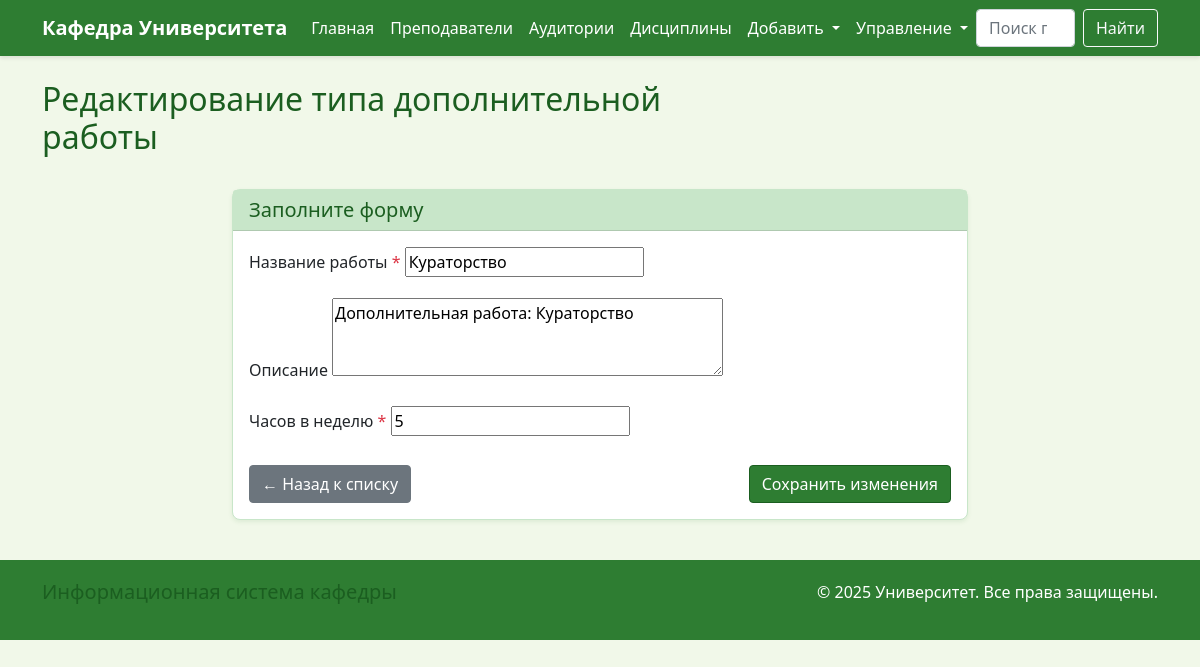
The app's page /additional-work-types/15/edit/ with its own data.
### department/models.py (models this page shows, shortened)
class AdditionalWorkType(models.Model):
    name = models.CharField(max_length=100, verbose_name="Название работы")
    description = models.TextField(verbose_name="Описание", blank=True)
    hours_per_week = models.IntegerField(verbose_name="Часов в неделю", default=2)
    class Meta:
        verbose_name = "Тип дополнительной работы"
        verbose_name_plural = "Типы дополнительных работ"

### department/views.py (the view)
# urls.py: path('additional-work-types/<int:pk>/edit/', views.additional_work_type_update, name='additional_work_type_update'),
def additional_work_type_update(request, pk):
    work_type = get_object_or_404(AdditionalWorkType, pk=pk)
    if request.method == 'POST':
        form = AdditionalWorkTypeForm(request.POST, instance=work_type)
        if form.is_valid():
            form.save()
            messages.success(request, 'Тип дополнительной работы обновлен!')
            return redirect('department:additional_work_type_list')
    else:
        form = AdditionalWorkTypeForm(instance=work_type)
    return render(request, 'department/additional_work_type_form.html', {
        'form': form,
        'title': 'Редактирование типа дополнительной работы',
        'action_url': 'department:additional_work_type_update',
        'pk': pk,
    })

### department/forms.py
class AdditionalWorkTypeForm(forms.ModelForm):
    class Meta:
        model = AdditionalWorkType
        fields = ['name', 'description', 'hours_per_week']
        widgets = {
            'description': forms.Textarea(attrs={'rows': 3}),
        }
        labels = {
            'name': 'Название работы',
            'description': 'Описание',
            'hours_per_week': 'Часов в неделю',
        }

### templates/department/additional_work_type_form.html (shortened to what this page needs)
{% extends 'base.html' %}
{% block content %}
<div class="row mb-4">
    <div class="col-md-8">
        <h2>{{ title }}</h2>
    </div>
</div>
<div class="row">
    <div class="col-md-8 mx-auto">
        <div class="card">
            <div class="card-header">
                <h5 class="mb-0">Заполните форму</h5>
            </div>
            <div class="card-body">
                <form method="post" enctype="multipart/form-data">
                    {% for field in form %}
                    <div class="mb-3">
                        <label for="{{ field.id_for_label }}" class="form-label">
                            {{ field.label }}
                            {% if field.field.required %}<span class="text-danger">*</span>{% endif %}
                        </label>
                        {{ field }}
                    </div>
                    {% endfor %}
                    <div class="d-flex justify-content-between mt-4">
                        <a href="{% url 'department:additional_work_type_list' %}" class="btn btn-secondary">
                            ← Назад к списку
                        </a>
                        <button type="submit" class="btn btn-primary">
                            {% if title|slice:":7" == "Добавле" %}Добавить тип работы{% else %}Сохранить изменения{% endif %}
                        </button>
                    </div>
                </form>
            </div>
        </div>
    </div>
</div>
{% endblock %}

### templates/base.html (style rules this page uses)
:root { --primary-green: #2e7d32; --light-green: #4caf50; --dark-green: #1b5e20; --lighter-green: #c8e6c9; --bg-green: #f1f8e9; }
body { background-color: var(--bg-green); font-family: 'Segoe UI', Tahoma, Geneva, Verdana, sans-serif; }
.btn-primary { background-color: var(--primary-green); border-color: var(--dark-green); }
.card { border: 1px solid var(--lighter-green); border-radius: 8px; box-shadow: 0 2px 4px rgba(46, 125, 50, 0.1); }
.card-header { background-color: var(--lighter-green); color: var(--dark-green); font-weight: bold; }
h1, h2, h3, h4, h5, h6 { color: var(--dark-green); }
a { color: var(--primary-green); }

### records on screen
AdditionalWorkType: form "Кураторство" "Дополнительная работа: Кураторство" "5"

### other values on screen
{{ title }} "Редактирование типа дополнительной работы"
{{ field.label }} "Название работы" "Описание" "Часов в неделю"
